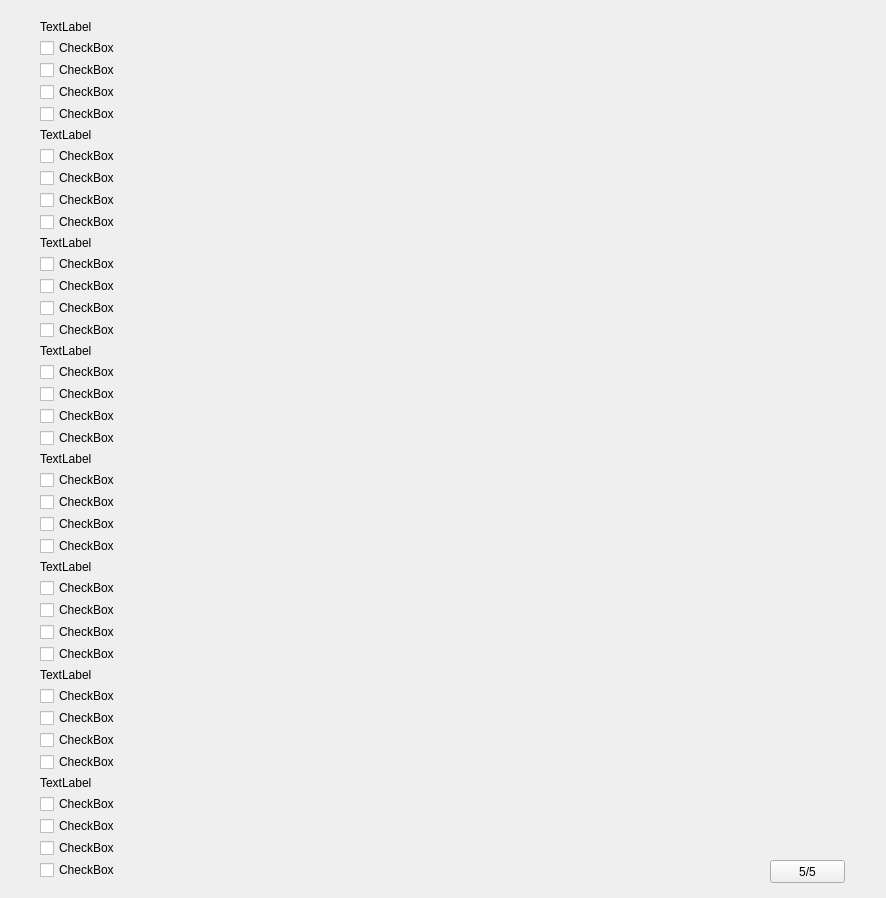
<?xml version="1.0" encoding="UTF-8"?>
<ui version="4.0">
 <class>Form5</class>
 <widget class="QWidget" name="Form5">
  <property name="geometry">
   <rect>
    <x>0</x>
    <y>0</y>
    <width>886</width>
    <height>898</height>
   </rect>
  </property>
  <property name="windowTitle">
   <string>赛尔通信运行部上海维护区考试系统V1.0.0</string>
  </property>
  <widget class="QPushButton" name="pushButton_6">
   <property name="geometry">
    <rect>
     <x>770</x>
     <y>860</y>
     <width>75</width>
     <height>23</height>
    </rect>
   </property>
   <property name="text">
    <string>5/5</string>
   </property>
  </widget>
  <widget class="QWidget" name="layoutWidget">
   <property name="geometry">
    <rect>
     <x>40</x>
     <y>20</y>
     <width>731</width>
     <height>860</height>
    </rect>
   </property>
   <layout class="QVBoxLayout" name="verticalLayout_9">
    <item>
     <widget class="QLabel" name="label">
      <property name="text">
       <string>TextLabel</string>
      </property>
     </widget>
    </item>
    <item>
     <layout class="QVBoxLayout" name="verticalLayout">
      <item>
       <widget class="QCheckBox" name="checkBox_3">
        <property name="text">
         <string>CheckBox</string>
        </property>
       </widget>
      </item>
      <item>
       <widget class="QCheckBox" name="checkBox_2">
        <property name="text">
         <string>CheckBox</string>
        </property>
       </widget>
      </item>
      <item>
       <widget class="QCheckBox" name="checkBox">
        <property name="text">
         <string>CheckBox</string>
        </property>
       </widget>
      </item>
      <item>
       <widget class="QCheckBox" name="checkBox_4">
        <property name="text">
         <string>CheckBox</string>
        </property>
       </widget>
      </item>
     </layout>
    </item>
    <item>
     <widget class="QLabel" name="label_2">
      <property name="text">
       <string>TextLabel</string>
      </property>
     </widget>
    </item>
    <item>
     <layout class="QVBoxLayout" name="verticalLayout_2">
      <item>
       <widget class="QCheckBox" name="checkBox_6">
        <property name="text">
         <string>CheckBox</string>
        </property>
       </widget>
      </item>
      <item>
       <widget class="QCheckBox" name="checkBox_8">
        <property name="text">
         <string>CheckBox</string>
        </property>
       </widget>
      </item>
      <item>
       <widget class="QCheckBox" name="checkBox_5">
        <property name="text">
         <string>CheckBox</string>
        </property>
       </widget>
      </item>
      <item>
       <widget class="QCheckBox" name="checkBox_7">
        <property name="text">
         <string>CheckBox</string>
        </property>
       </widget>
      </item>
     </layout>
    </item>
    <item>
     <widget class="QLabel" name="label_3">
      <property name="text">
       <string>TextLabel</string>
      </property>
     </widget>
    </item>
    <item>
     <layout class="QVBoxLayout" name="verticalLayout_3">
      <item>
       <widget class="QCheckBox" name="checkBox_10">
        <property name="text">
         <string>CheckBox</string>
        </property>
       </widget>
      </item>
      <item>
       <widget class="QCheckBox" name="checkBox_12">
        <property name="text">
         <string>CheckBox</string>
        </property>
       </widget>
      </item>
      <item>
       <widget class="QCheckBox" name="checkBox_9">
        <property name="text">
         <string>CheckBox</string>
        </property>
       </widget>
      </item>
      <item>
       <widget class="QCheckBox" name="checkBox_11">
        <property name="text">
         <string>CheckBox</string>
        </property>
       </widget>
      </item>
     </layout>
    </item>
    <item>
     <widget class="QLabel" name="label_4">
      <property name="text">
       <string>TextLabel</string>
      </property>
     </widget>
    </item>
    <item>
     <layout class="QVBoxLayout" name="verticalLayout_4">
      <item>
       <widget class="QCheckBox" name="checkBox_15">
        <property name="text">
         <string>CheckBox</string>
        </property>
       </widget>
      </item>
      <item>
       <widget class="QCheckBox" name="checkBox_13">
        <property name="text">
         <string>CheckBox</string>
        </property>
       </widget>
      </item>
      <item>
       <widget class="QCheckBox" name="checkBox_14">
        <property name="text">
         <string>CheckBox</string>
        </property>
       </widget>
      </item>
      <item>
       <widget class="QCheckBox" name="checkBox_16">
        <property name="text">
         <string>CheckBox</string>
        </property>
       </widget>
      </item>
     </layout>
    </item>
    <item>
     <widget class="QLabel" name="label_5">
      <property name="text">
       <string>TextLabel</string>
      </property>
     </widget>
    </item>
    <item>
     <layout class="QVBoxLayout" name="verticalLayout_5">
      <item>
       <widget class="QCheckBox" name="checkBox_20">
        <property name="text">
         <string>CheckBox</string>
        </property>
       </widget>
      </item>
      <item>
       <widget class="QCheckBox" name="checkBox_18">
        <property name="text">
         <string>CheckBox</string>
        </property>
       </widget>
      </item>
      <item>
       <widget class="QCheckBox" name="checkBox_19">
        <property name="text">
         <string>CheckBox</string>
        </property>
       </widget>
      </item>
      <item>
       <widget class="QCheckBox" name="checkBox_17">
        <property name="text">
         <string>CheckBox</string>
        </property>
       </widget>
      </item>
     </layout>
    </item>
    <item>
     <widget class="QLabel" name="label_6">
      <property name="text">
       <string>TextLabel</string>
      </property>
     </widget>
    </item>
    <item>
     <layout class="QVBoxLayout" name="verticalLayout_6">
      <item>
       <widget class="QCheckBox" name="checkBox_24">
        <property name="text">
         <string>CheckBox</string>
        </property>
       </widget>
      </item>
      <item>
       <widget class="QCheckBox" name="checkBox_23">
        <property name="text">
         <string>CheckBox</string>
        </property>
       </widget>
      </item>
      <item>
       <widget class="QCheckBox" name="checkBox_21">
        <property name="text">
         <string>CheckBox</string>
        </property>
       </widget>
      </item>
      <item>
       <widget class="QCheckBox" name="checkBox_22">
        <property name="text">
         <string>CheckBox</string>
        </property>
       </widget>
      </item>
     </layout>
    </item>
    <item>
     <widget class="QLabel" name="label_7">
      <property name="text">
       <string>TextLabel</string>
      </property>
     </widget>
    </item>
    <item>
     <layout class="QVBoxLayout" name="verticalLayout_7">
      <item>
       <widget class="QCheckBox" name="checkBox_27">
        <property name="text">
         <string>CheckBox</string>
        </property>
       </widget>
      </item>
      <item>
       <widget class="QCheckBox" name="checkBox_26">
        <property name="text">
         <string>CheckBox</string>
        </property>
       </widget>
      </item>
      <item>
       <widget class="QCheckBox" name="checkBox_28">
        <property name="text">
         <string>CheckBox</string>
        </property>
       </widget>
      </item>
      <item>
       <widget class="QCheckBox" name="checkBox_25">
        <property name="text">
         <string>CheckBox</string>
        </property>
       </widget>
      </item>
     </layout>
    </item>
    <item>
     <widget class="QLabel" name="label_8">
      <property name="text">
       <string>TextLabel</string>
      </property>
     </widget>
    </item>
    <item>
     <layout class="QVBoxLayout" name="verticalLayout_8">
      <item>
       <widget class="QCheckBox" name="checkBox_32">
        <property name="text">
         <string>CheckBox</string>
        </property>
       </widget>
      </item>
      <item>
       <widget class="QCheckBox" name="checkBox_30">
        <property name="text">
         <string>CheckBox</string>
        </property>
       </widget>
      </item>
      <item>
       <widget class="QCheckBox" name="checkBox_29">
        <property name="text">
         <string>CheckBox</string>
        </property>
       </widget>
      </item>
      <item>
       <widget class="QCheckBox" name="checkBox_31">
        <property name="text">
         <string>CheckBox</string>
        </property>
       </widget>
      </item>
     </layout>
    </item>
   </layout>
  </widget>
 </widget>
 <resources/>
 <connections/>
</ui>
